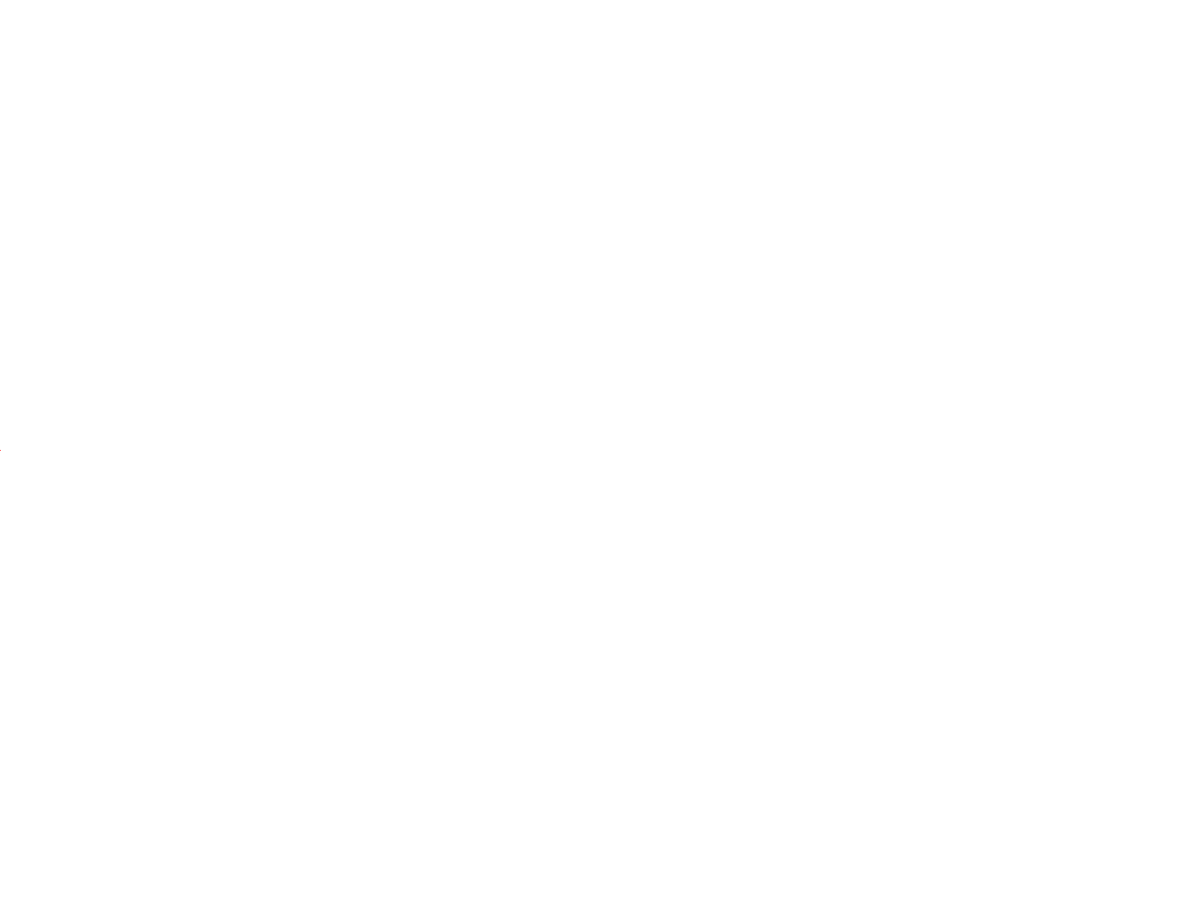
Frame 1 (no input)
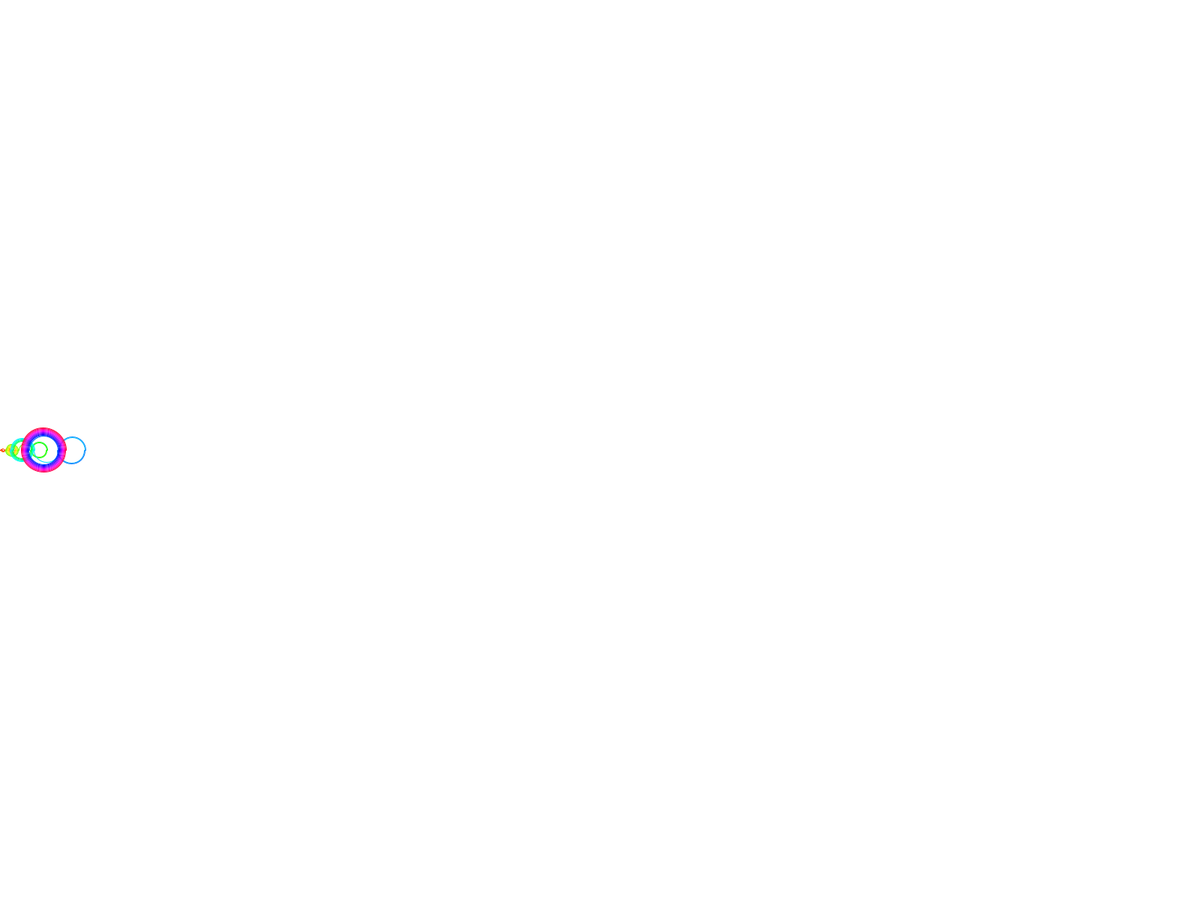
Frame 60 (the mouse pressed at the canvas centre just before this capture)
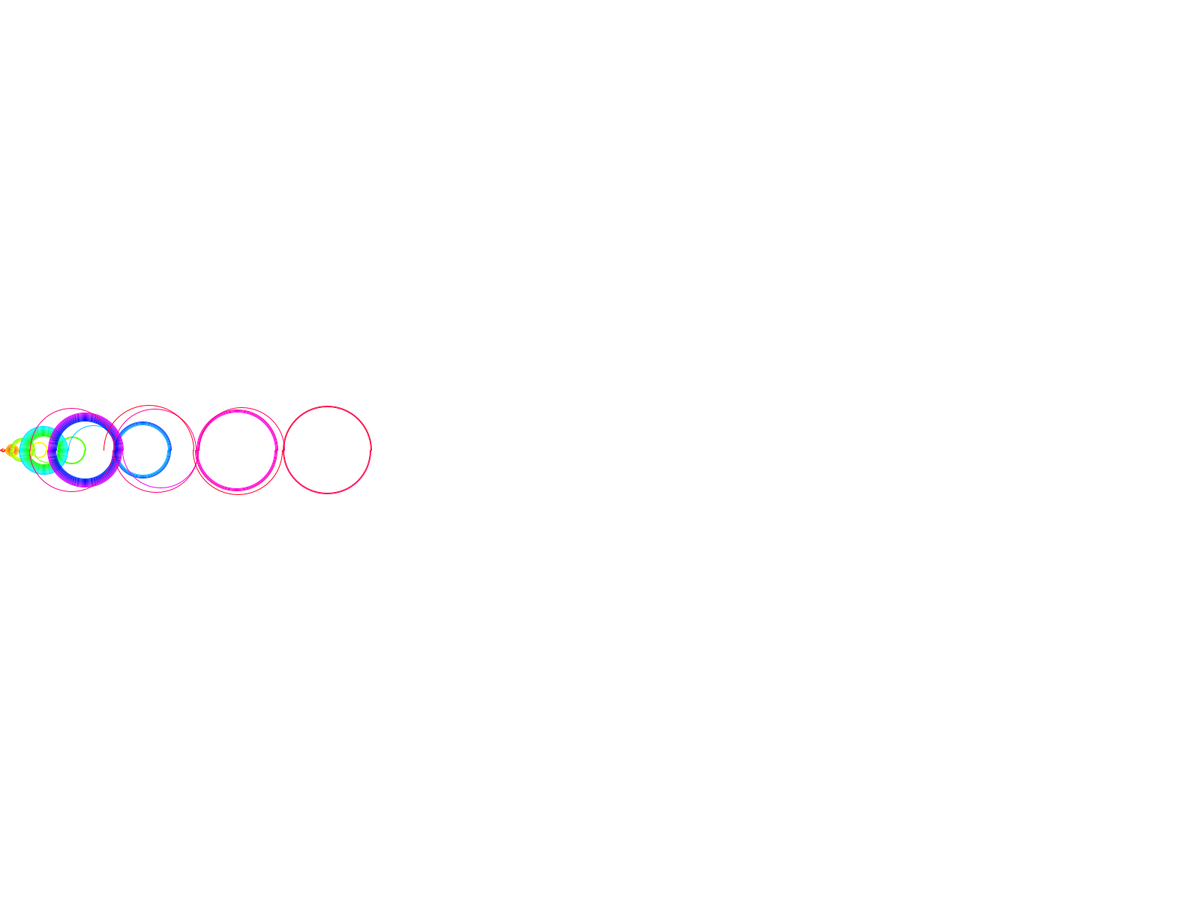
Frame 120 (the mouse held since frame 60 and released just before this capture)

The Processing sketch that drew these frames (run headless with seeded random() and noise(); from frame 60 on, the mouse is pressed at the canvas centre):

// Processing sketch: RecamanSequence_Draggable
// ── RecamanSequence_Draggable.pde
import java.util.LinkedList;
LinkedList<Integer> numbers;
int mouseShiftX;
int mouseShiftY;
int count;

void setup(){
  fullScreen();
  numbers = new LinkedList<Integer>();
  mouseShiftX = 0;
  mouseShiftY = 0;
  count = 1;
  numbers.add(0);
}

void draw(){
  background(255);
  noFill();
  int lastRecaman = numbers.get(numbers.size() - 1);
  if(lastRecaman - count > 0 && !numbers.contains(lastRecaman - count)){
    numbers.add(lastRecaman - count);
  }
  else{
    numbers.add(lastRecaman + count);
  }
  count++;
  for(int i = 0; i < numbers.size() - 1; i++){
      int currentNum = numbers.get(i);
      int nextNum = numbers.get(i + 1);
      colorMode(HSB, 255);
      stroke(map(i, 0, numbers.size(), 0, 255), 255,255);
      if(i % 2 == 0){
        arc((currentNum + nextNum)/2 - mouseShiftX, height/2 - mouseShiftY, 
        abs(currentNum-nextNum), abs(currentNum-nextNum)
        ,0,PI);
      }
      else{
        arc((currentNum + nextNum)/2 - mouseShiftX, height/2 - mouseShiftY, 
        abs(currentNum-nextNum), abs(currentNum-nextNum)
        ,PI,TWO_PI);
      }
      colorMode(RGB, 255);
  }
}

void mouseDragged() 
{
  mouseShiftX += pmouseX - mouseX;
  mouseShiftY += pmouseY - mouseY;
}
